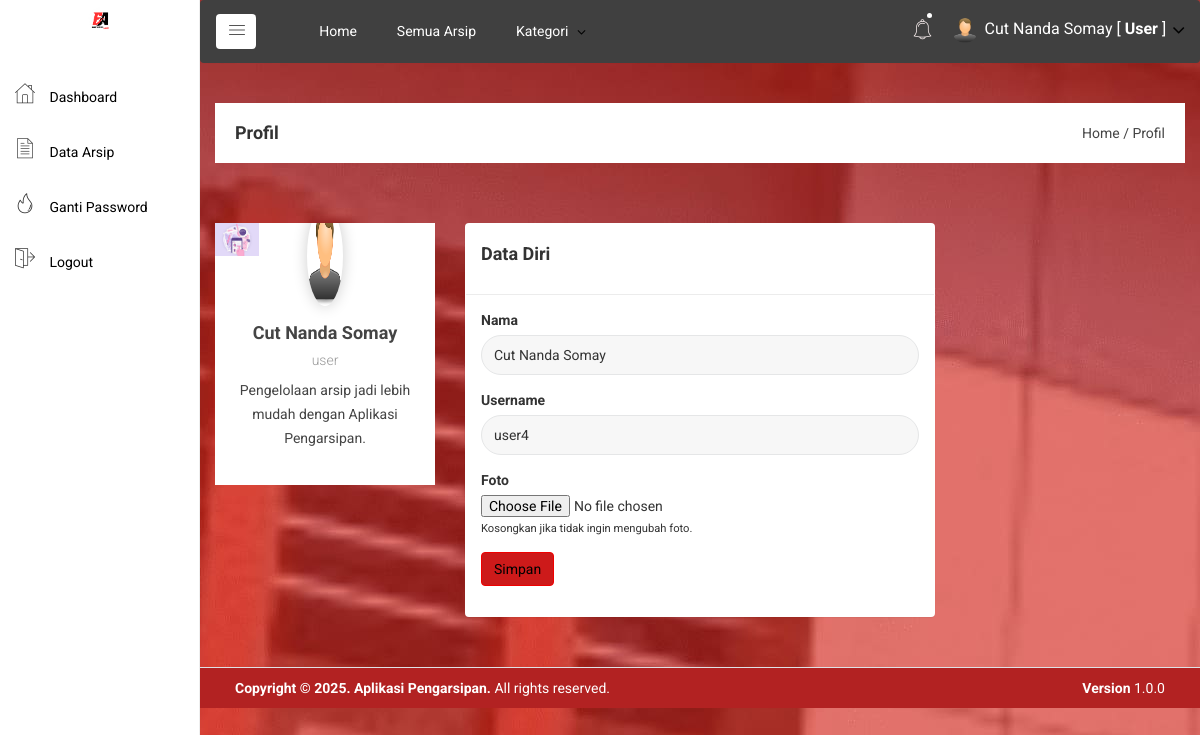
The page /user/profil.php (signed in) on the database its author committed.
### tables this page shows
CREATE TABLE `user` (
  `user_id` int(11) NOT NULL,
  `user_nama` varchar(100) NOT NULL,
  `user_username` varchar(100) NOT NULL,
  `user_password` varchar(100) NOT NULL,
  `user_foto` varchar(100) DEFAULT NULL,
  `user_role` varchar(100) DEFAULT NULL
);

### user/profil.php (the view, shortened to what this page needs)
<?php include 'header.php'; ?>
<div class="breadcome-area">
    <div class="container-fluid">
        <div class="row">
            <div class="col-lg-12 col-md-12 col-sm-12 col-xs-12">
                <div class="breadcome-list">
                    <div class="row">
                        <div class="col-lg-6 col-md-6 col-sm-6 col-xs-12">
                            <div class="breadcome-heading">
                                <h4 style="margin-bottom: 0px">Profil</h4>
                            </div>
                        </div>
                        <div class="col-lg-6 col-md-6 col-sm-6 col-xs-12">
                            <ul class="breadcome-menu" style="padding-top: 0px">
                                <li><a href="#">Home</a> <span class="bread-slash">/</span></li>
                                <li><span class="bread-blod">Profil</span></li>
                            </ul>
                        </div>
                    </div>
                </div>
            </div>
        </div>
    </div>
</div>
<div class="product-sales-area mg-tb-30">
    <div class="container-fluid">
        <div class="row">
            <div class="col-lg-3">
                <?php
                $id = $_SESSION['id'];
                $saya = mysqli_query($koneksi,"select * from user where user_id='$id'");
                $s = mysqli_fetch_assoc($saya);
                ?>
                <div class="single-cards-item">
                    <div class="single-product-image">
                        <a href="#">
                            <img src="../assets/img/product/1.jpg" alt="">
                        </a>
                    </div>
                    <div class="single-product-text">
                        <?php
                        if($s['user_foto'] == ""){
                            ?>
                            <img class="img-user" src="../gambar/sistem/user.png">
                            <?php
                        }else{
                            ?>
                            <img class="img-user" src="../gambar/user/<?php echo $s['user_foto']; ?>">
                            <?php
                        }
                        ?>
                        <h4><a class="cards-hd-dn" href="#"><?php echo $s['user_nama']; ?></a></h4>
                        <h5>user</h5>
                        <p class="ctn-cards">Pengelolaan arsip jadi lebih mudah dengan Aplikasi Pengarsipan.</p>
                    </div>
                </div>
            </div>
            <div class="col-lg-6">
                <div class="panel">
                    <div class="panel-heading">
                        <h4>Data Diri</h4>
                    </div>
                    <div class="panel-body">
                        <form action="profil_act.php" method="post" enctype="multipart/form-data">
                            <div class="form-group">
                                <label>Nama</label>
                                <input type="text" class="form-control" placeholder="Masukkan Nama .." name="nama" required="required" value="<?php echo $s['user_nama'] ?>">
                            </div>
                            <div class="form-group">
                                <label>Username</label>
                                <input type="text" class="form-control" placeholder="Masukkan Username .." name="username" required="required" value="<?php echo $s['user_username'] ?>">
                            </div>
                            <div class="form-group">
                                <label>Foto</label>
                                <input type="file" name="foto">
                                <small>Kosongkan jika tidak ingin mengubah foto.</small>
                            </div>
                            <div class="form-group">
                                <input type="submit" class="btn btn-primary" value="Simpan">
                            </div>
                        </form>
                    </div>
                </div>
            </div>
        </div>
    </div>
</div>
<?php include 'footer.php'; ?>

### assets/css/main.css (style rules this page uses)
html { color: #222; font-size: 1em; line-height: 1.4; }
audio, canvas, iframe, img, svg, video { vertical-align: middle; }

### assets/css/style.css (style rules this page uses)
.img-user { width: 100px; }
.btn-primary { background: #cd1a1a; color: rgb(0, 0, 0) !important; border: 1px solid #f00000; }
.panel-heading { padding: 20px 15px; border-bottom: 1px solid #ececec; }

### rows shown on the page
user: user_nama "Cut Nanda Somay", nama "Cut Nanda Somay", username "user4"

### other values the page prints
$_SESSION['nama'] "Cut Nanda Somay"
